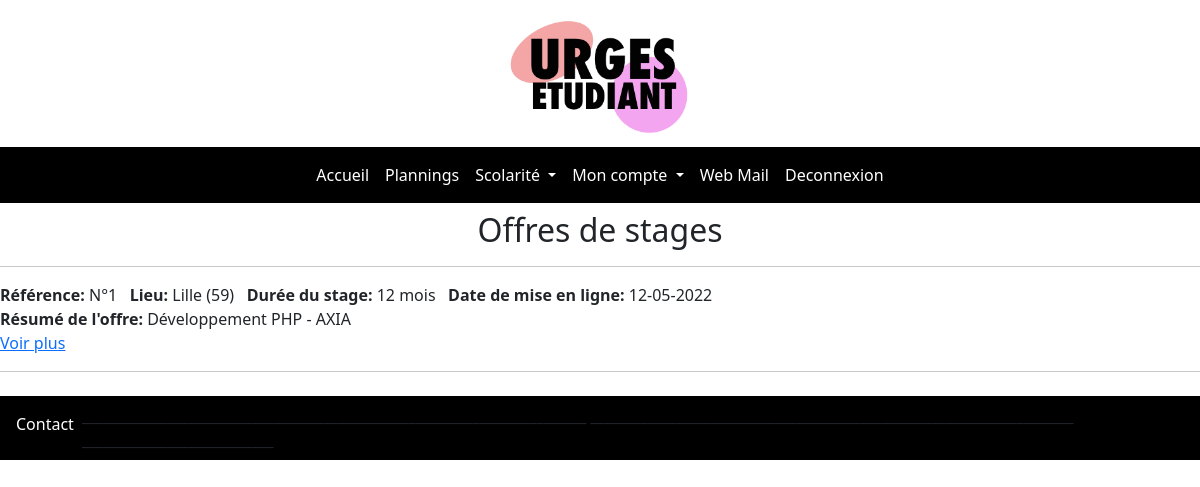
Page /etudiant/pages/Home/offresdestage.php (signed in) on the earlier database version.
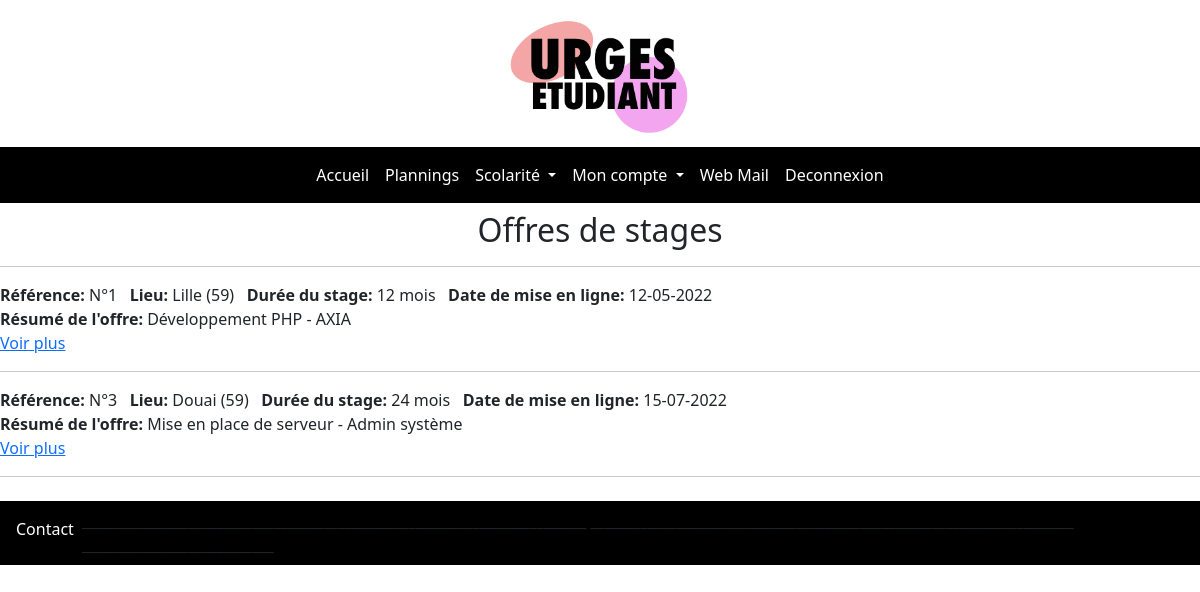
Same page on the later database version.
### tables this page shows
CREATE TABLE `offres` (
  `id_offre` int(11) NOT NULL,
  `lieu_offre` varchar(60) NOT NULL,
  `texte_offre` varchar(500) NOT NULL,
  `resume_offre` varchar(100) NOT NULL,
  `date_offre` varchar(12) NOT NULL,
  `duree_offre` varchar(12) NOT NULL,
  `archive` varchar(10) NOT NULL
);

### etudiant/pages/Home/offresdestage.php (the view, shortened to what this page needs)
<?php
include('../../function/bdd.php');
include('../../function/header.php');
include('../../function/nav_menu.php');
?>
<center><h2>Offres de stages</h2></center><hr>
<?php
$req="SELECT * FROM `offres`";
$ex=$link->prepare($req);
$ex->execute();
while($row=$ex->fetch())
{
	echo "<strong>Référence:</strong> N°".$row['id_offre'];
	echo "<strong>Lieu:</strong> ".$row['lieu_offre'];
	echo "<strong>Durée du stage:</strong> ".$row['duree_offre'];
	echo "<strong>Date de mise en ligne:</strong> ".$row['date_offre'];
	echo "<br>";
	echo "<strong>Résumé de l'offre:</strong> ".$row['resume_offre']."<br>";
	echo "<a href='#'>Voir plus</a>";
	echo "<hr>";
}
include('../../function/footer.php');
?>

Differences in the rows shown:
added offres: id_offre "3", lieu_offre "Douai (59)", duree_offre "24 mois", date_offre "15-07-2022", resume_offre "Mise en place de serveur - Admin système"
